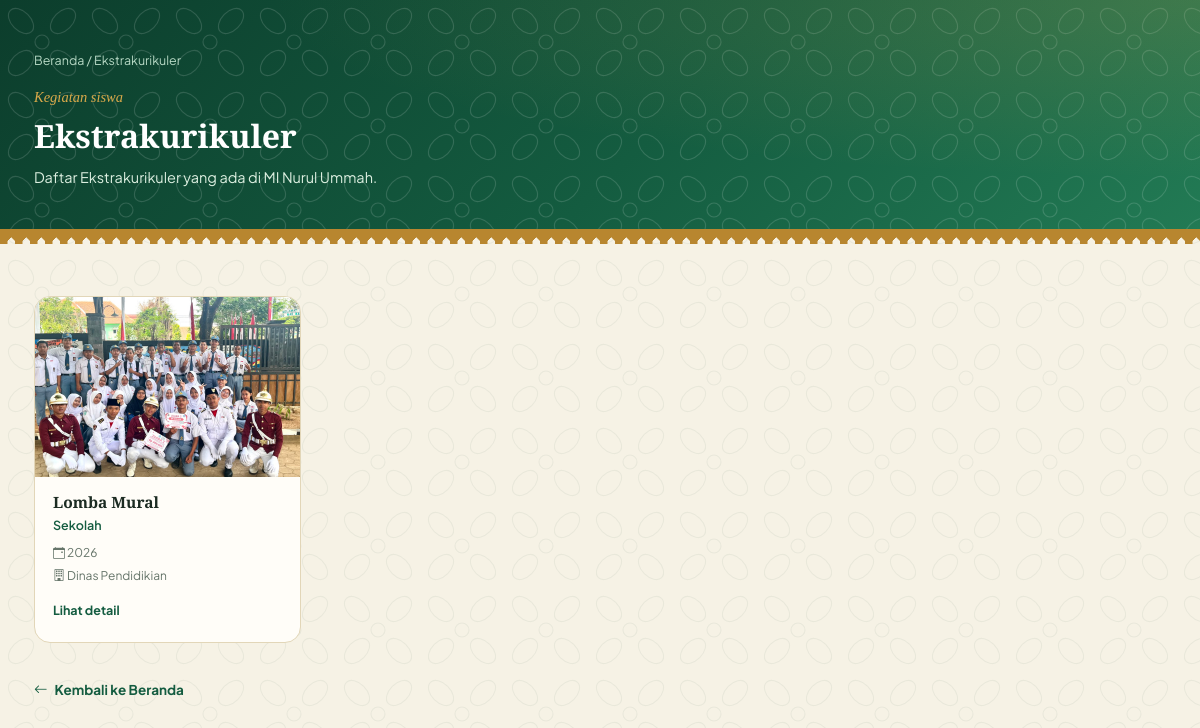
Screenshot of /index.php/prestasi with the database file from the repository.
### tables this page shows
CREATE TABLE `prestasi` (
  `id_prestasi` int NOT NULL,
  `judul_prestasi` varchar(250) NOT NULL,
  `id_kategori` int NOT NULL,
  `tingkat` varchar(250) NOT NULL,
  `tahun` int NOT NULL,
  `penyelenggara` varchar(250) NOT NULL,
  `penerima` varchar(250) NOT NULL,
  `deskripsi` varchar(250) NOT NULL,
  `foto` varchar(250) NOT NULL
);

### application/controllers/Prestasi.php (called while the page is built, shortened)
<?php
class Prestasi extends CI_Controller {
    public function __construct(){
        $this->load->database();
    }
    public function index()
    {
        $prestasi = $this->db->get('prestasi')->result();
        $data = [
            'judul' => 'Daftar prestasi',
            'prestasi'  => $prestasi,
        ];
        $this->load->view('prestasi', $data);
    }
}

### index.php (called while the page is built, shortened)
<?php
require_once BASEPATH.'core/CodeIgniter.php';

### application/views/prestasi.php (the view, shortened to what this page needs)
<!DOCTYPE html>
<html lang="id">
<head>
<link rel="stylesheet" href="https://cdn.jsdelivr.net/npm/bootstrap-icons@1.11.3/font/bootstrap-icons.min.css">
</head>
<body>
<section class="page-hero">
  <div class="container">
    <div class="breadcrumb"><a href="<?= base_url() ?>">Beranda</a> / Ekstrakurikuler</div>
    <span class="kicker">Kegiatan siswa</span>
    <h1>Ekstrakurikuler</h1>
    <p>Daftar Ekstrakurikuler yang ada di MI Nurul Ummah.</p>
  </div>
</section>
<div class="tumpal"></div>
<section>
  <div class="container">
    <div class="guru-grid">
      <?php if (!empty($prestasi)): ?>
        <?php foreach ($prestasi as $row): ?>
          <a href="<?= base_url('Prestasi/detail/' . $row->id_prestasi) ?>" class="guru-card">
            <?php if (!empty($row->foto) && file_exists('./upload/prestasi/' . $row->foto)): ?>
              <img class="thumb" src="<?= base_url('upload/prestasi/' . $row->foto) ?>" alt="<?= html_escape($row->judul_prestasi) ?>">
            <?php else: ?>
              <div class="thumb-placeholder"><i class="bi bi-trophy-fill"></i></div>
            <?php endif; ?>
            <div class="body">
              <h3><?= html_escape($row->judul_prestasi) ?></h3>
              <div class="jabatan"><?= html_escape($row->tingkat ?? '-') ?></div>
              <div class="meta">
                <?php if (!empty($row->tahun)): ?><span><i class="bi bi-calendar-event"></i> <?= html_escape($row->tahun) ?></span><?php endif; ?>
                <?php if (!empty($row->penyelenggara)): ?><span><i class="bi bi-building"></i> <?= html_escape($row->penyelenggara) ?></span><?php endif; ?>
              </div>
              <span class="detail-link">Lihat detail</span>
            </div>
          </a>
        <?php endforeach; ?>
      <?php else: ?>
        <p class="empty-state">Belum ada data prestasi.</p>
      <?php endif; ?>
    </div>
    <a href="<?= base_url('landing_page') ?>" class="back-link"><i class="bi bi-arrow-left"></i> Kembali ke Beranda</a>
  </div>
</section>
</body>
</html>

### application/views/prestasi.php (style rules this page uses)
:root { --forest-deep:#0c3d2c; --forest:#145c40; --forest-mid:#227a54; --brass:#b8862f; --brass-light:#d9a94a; --clove:#7a4130; --ivory:#f6f2e5; --panel:#fffdf8; --ink:#1c2b22; --muted:#66756a; --line:#e2d6b8; --shadow:0 14px 34px rgba(12,61,44,.12); }
* { box-sizing:border-box;margin:0;padding:0; }
body { font-family:'Plus Jakarta Sans',ui-sans-serif,system-ui,sans-serif; color:var(--ink);background:var(--ivory);line-height:1.6;font-size:15.5px; }
h1,h2,h3 { font-family:'Spectral',Georgia,serif;color:var(--forest-deep);font-weight:600;line-height:1.2; }
img { max-width:100%;display:block; }
a { text-decoration:none;color:inherit; }
.container { max-width:1180px;margin:0 auto;padding:0 24px; }
.page-hero { position:relative;overflow:hidden;padding:50px 0 40px; }
.breadcrumb { color:#b6d8c4;font-size:12.5px;margin-bottom:16px; }
.kicker { font-family:'Spectral',Georgia,serif;font-style:italic;font-weight:500;color:var(--brass-light);font-size:14.5px;display:block;margin-bottom:8px; }
.page-hero h1 { color:#fff;font-size:32px;margin-bottom:10px; }
.page-hero p { color:#dcefe0;font-size:14.5px;max-width:600px; }
.tumpal { height:15px;width:100%; background: linear-gradient(-45deg, transparent 7.5px, var(--brass) 7.5px) 0 0/15px 15px repeat-x, linear-gradient(45deg, transparent 7.5px, var(--brass) 7.5px) 0 0/15px 15px repeat-x; background-position:0 0, 7.5px 0; }
section { padding:52px 0 70px; }
.guru-grid { display:grid;grid-template-columns:repeat(4,1fr);gap:22px; }
.guru-card { background:var(--panel);border:1px solid var(--line);border-radius:16px;overflow:hidden;transition:.25s ease; }
.guru-card .thumb { width:100%;height:180px;object-fit:cover; }
.guru-card .body { padding:16px 18px 20px; }
.guru-card h3 { font-size:15.5px;color:var(--ink);margin-bottom:4px; }
.guru-card .jabatan { font-size:12.5px;color:var(--forest);font-weight:600;margin-bottom:8px; }
.guru-card .meta { font-size:12px;color:var(--muted);display:flex;flex-direction:column;gap:3px;margin-bottom:12px; }
.guru-card .detail-link { display:inline-flex;align-items:center;gap:5px;font-size:12.5px;font-weight:700;color:var(--forest);border-bottom:1px solid transparent; }
.back-link { display:inline-flex;align-items:center;gap:7px;font-size:13.5px;font-weight:700;color:var(--forest);margin-top:36px;transition:.2s; }

### rows the page displays
prestasi: foto (picture), judul_prestasi "Lomba Mural", tingkat "Sekolah", tahun "2026", penyelenggara "Dinas Pendidikian"
